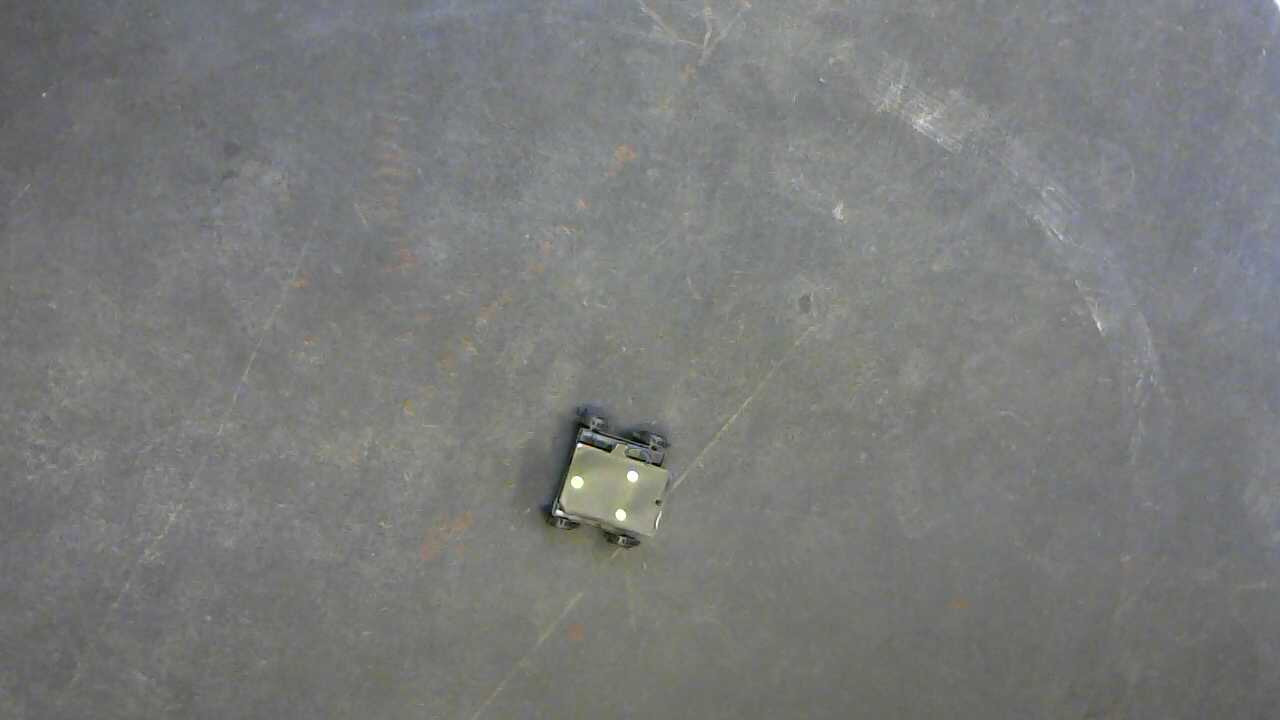
//> input picture img/2016-08-29-182205.jpg, 1280 x 720 px
$ ./RobotTracker img/2016-08-29-182205.jpg   (built with g++ and OpenCV 4)
//> lines starting //> are read from the running program, lines starting //| are printed output that depends on the picture; after the words box and inside, x2 and y2 are one past the last pixel; in counts of white or black regions, pixels touching at a corner belong together
#include <stdio.h>
#include <opencv2/opencv.hpp>
#include <sstream>
#include <math.h>

#define PI 3.14159265

using namespace cv;
Mat image,hsvImg,grayImg,canny_output;
vector<vector<Point> > contours;
vector<Vec4i> hierarchy;
Mat selection;
int hueL=83;
int satL=0;
int valL=228;
int hueH=112;
int satH=38;
int valH=255;

int thresh = 100;
int max_thresh = 255;
RNG rng(12345);


void Foo(int val,void* data);
void getPose(vector<double> cx, vector<double> cy);
int main(int argc, char** argv )
{
    if ( argc != 2 )
    {
        printf("usage: DisplayImage.out <Image_Path>\n");
        return -1;
    }

        image = imread( argv[1], 1 );
//> image is the input picture: 720 rows x 1280 cols, CV_8UC3; mean B, G, R 121.9, 123, 121.6

        if ( !image.data )
        {
            printf("No image data \n");
            return -1;
        }
        Mat lowercolor;
        Mat uppercolor;
        namedWindow("DisplayImage", WINDOW_NORMAL );
        resizeWindow("DisplayImage", 620, 720);
        //namedWindow("Selection", WINDOW_NORMAL );

        createTrackbar("HueL","DisplayImage",&hueL,180,Foo);
        createTrackbar("SatL","DisplayImage",&satL,255,Foo);
        createTrackbar("ValL","DisplayImage",&valL,255,Foo);
        createTrackbar("HueH","DisplayImage",&hueH,180,Foo);
        createTrackbar("SatH","DisplayImage",&satH,255,Foo);
        createTrackbar("ValH","DisplayImage",&valH,255,Foo);
        createTrackbar( " Canny thresh:", "DisplayImage", &thresh, max_thresh, Foo );

    while(1){
        image = imread( argv[1], 1 );

        cvtColor(image,hsvImg,CV_RGB2HSV);
//> hsvImg: 720 rows x 1280 cols, CV_8UC3; mean H, S, V 48.7, 10, 124.5

        //Read trackbars
        hueL=getTrackbarPos("HueL","DisplayImage");
        satL=getTrackbarPos("SatL","DisplayImage");
        valL=getTrackbarPos("ValL","DisplayImage");
        hueH=getTrackbarPos("HueH","DisplayImage");
        satH=getTrackbarPos("SatH","DisplayImage");
        valH=getTrackbarPos("ValH","DisplayImage");
        Foo(hueL,NULL);

        int tecla=waitKey(0)&0xFF;
        if (tecla == 27){
            destroyAllWindows();
            break;
        };
    };

    return 0;
}


void Foo(int val,void* data){
//> called with val = 83
    inRange(hsvImg, Scalar(hueL,satL,valL), Scalar(hueH,satH,valH),selection);
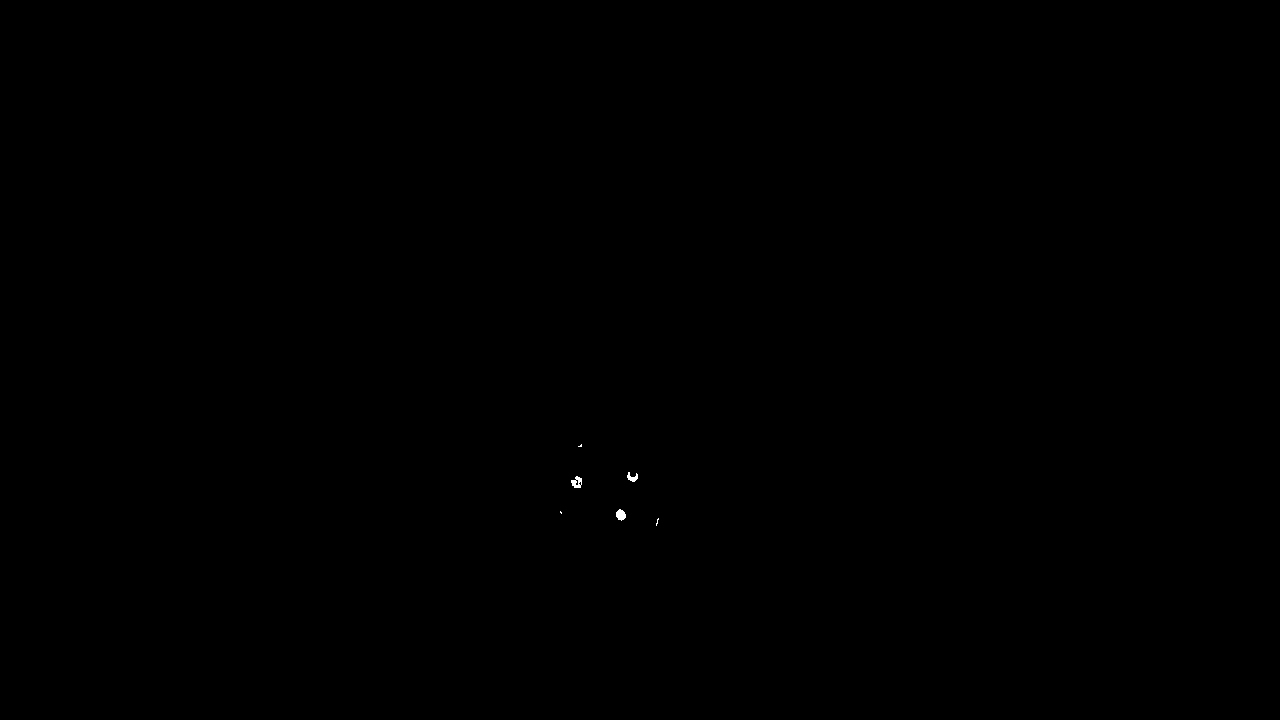
//> selection: 720 rows x 1280 cols, CV_8UC1; 0.03% white; 6 white regions (3 under 20 px), largest, box (x1, y1, x2, y2) and area: (616, 509, 626, 521) 85, (571, 476, 582, 488) 84, (627, 472, 638, 482) 60
    bitwise_and(image,image,selection,selection);
//> selection: 720 rows x 1280 cols, CV_8UC3; every value is 0
    erode(selection,selection,Mat(),Point(-1,-1),1);
    dilate(selection,selection,Mat(),Point(-1,-1),4);
    cvtColor(selection,selection,CV_HSV2BGR);
    cvtColor(selection,grayImg,CV_BGR2GRAY);
//> grayImg: 720 rows x 1280 cols, CV_8UC1; every value is 0
    //imshow("Selection", selection);
    blur( grayImg, grayImg, Size(3,3) );
    Canny( grayImg, canny_output, thresh, thresh*2, 3 );
    /// Find contours
    findContours( canny_output, contours, hierarchy, CV_RETR_EXTERNAL, CV_CHAIN_APPROX_SIMPLE, Point(0, 0) );
//> contours = 0 contours
    /// Draw contours
    Mat drawing = Mat::zeros( canny_output.size(), CV_8UC3 );
    vector<double> cx(contours.size() );
    vector<double> cy(contours.size() );
    vector<Moments> mu(contours.size() );
//> mu = 0 items
//> the Esc key is pressed
    if (contours.size()==3) {
        for( int i = 0; i< contours.size(); i++ )
         {
           Scalar color = Scalar( rng.uniform(0, 255), rng.uniform(0,255), rng.uniform(0,255) );
           drawContours( drawing, contours, i, color, 2, 8, hierarchy, 0, Point() );
           if (contourArea( contours[i] ) > 50){
                mu[i] = moments(contours[i]);
                cx[i] = mu[i].m10/mu[i].m00;
                cy[i] = mu[i].m01/mu[i].m00;
                circle(image, Point(cx[i],cy[i]), 8, Scalar(0,0,255), 1, 8, 0);
           }
         };
         getPose(cx,cy);
     }

    /// Show in a window
    //namedWindow( "Contours", WINDOW_NORMAL );
    //resizeWindow("Contours", 640, 480);
    //imshow( "Contours", drawing );
    imshow("DisplayImage", image);
};

void getPose(vector<double> cx, vector<double> cy){
    Point arrow, position;
    double midx, midy;
    double dist01=sqrt(pow(cx[0]-cx[1],2)+pow(cy[0]-cy[1],2));
    double dist12=sqrt(pow(cx[1]-cx[2],2)+pow(cy[1]-cy[2],2));
    double dist20=sqrt(pow(cx[2]-cx[0],2)+pow(cy[2]-cy[0],2));
    if (dist01<dist12 && dist01<dist20){
        midx=(int)(cx[0]+cx[1])/2;
        midy=(int)(cy[0]+cy[1])/2;
        arrow=Point((int)cx[2],(int)cy[2]);
        position=Point(midx,midy);
    }
    else if (dist12<dist01 && dist12<dist20)
        {
            midx=(int)(cx[1]+cx[2])/2;
            midy=(int)(cy[1]+cy[2])/2;
            arrow=Point((int)cx[0],(int)cy[0]);
            position=Point(midx,midy);
        }
    else if (dist20<dist01 && dist20<dist12)
        {
            midx=(int)(cx[2]+cx[0])/2;
            midy=(int)(cy[2]+cy[0])/2;
            arrow=Point((int)cx[1],(int)cy[1]);
            position=Point(midx,midy);
        }
    double dx=arrow.x-midx;
    double dy=midy-arrow.y;
    double angle = atan2 (dy,dx) * 180/PI;
    arrowedLine(image, position, arrow, Scalar(0,0,255), 2);
    std::ostringstream s;
    s << "(" << midx << "," << midy << ")";
    std::string pos = s.str();
    std::ostringstream a;
    a << (int)angle << " deg";
    std::string ang = a.str();
    circle(image, Point(midx,midy), 2, Scalar(255,0,0), 1, 8, 0);
    putText(image, ang, Point((int)midx+40,(int)midy+70), FONT_HERSHEY_PLAIN, 2.4, Scalar( 0,0,255), 3);
    putText(image, pos, Point((int)midx+40,(int)midy+30), FONT_HERSHEY_PLAIN, 2.4, Scalar( 255,0,0), 3);
};
